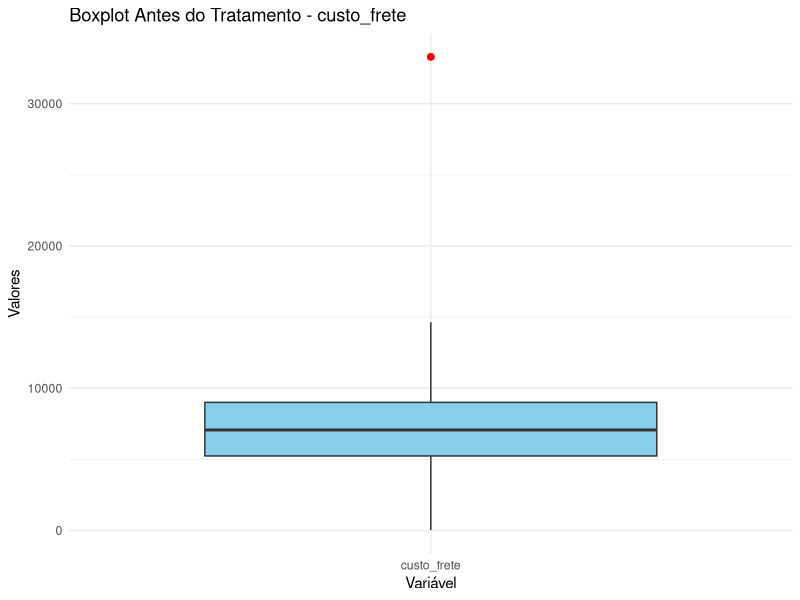
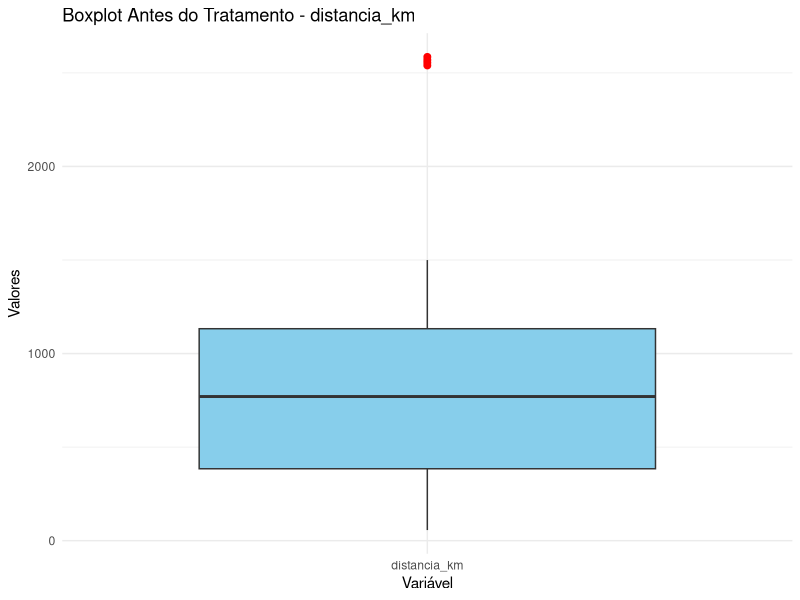
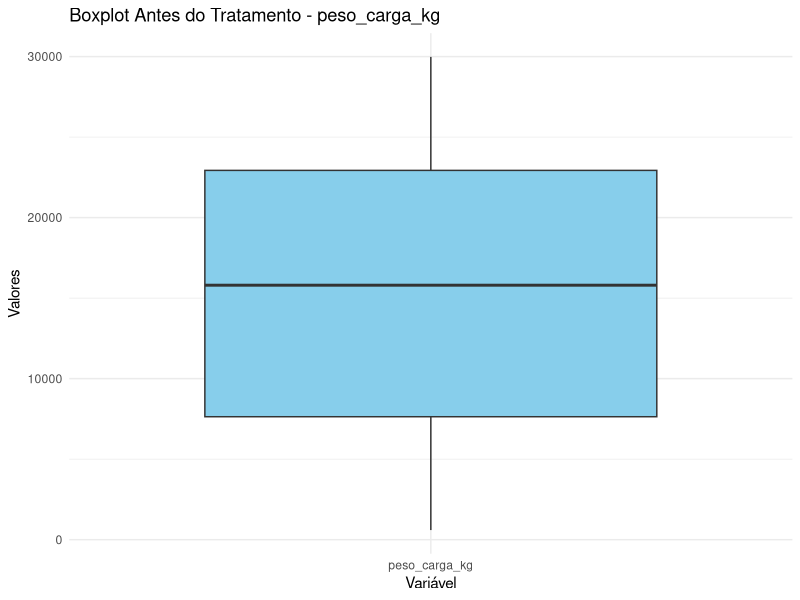
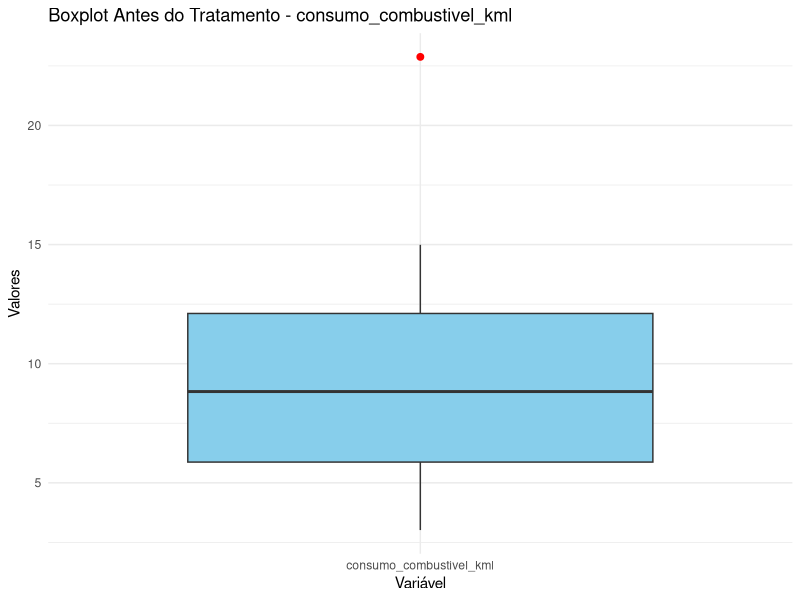
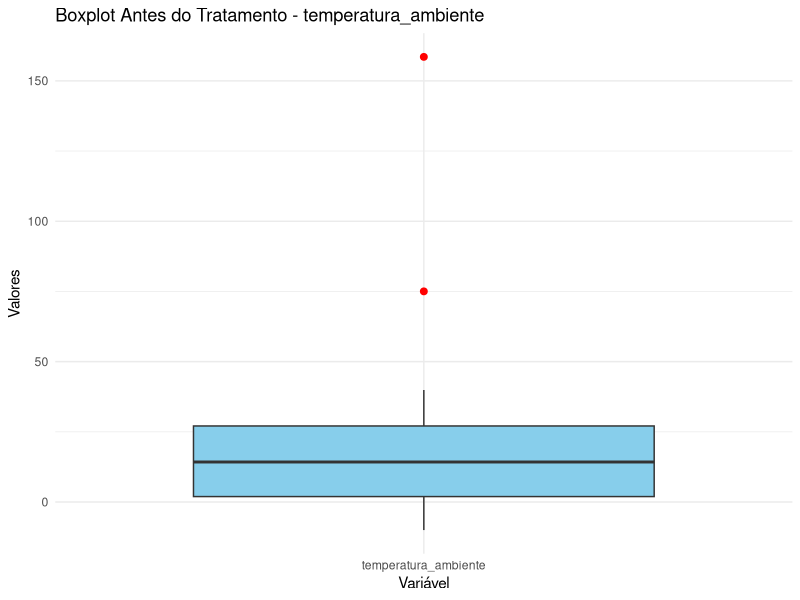
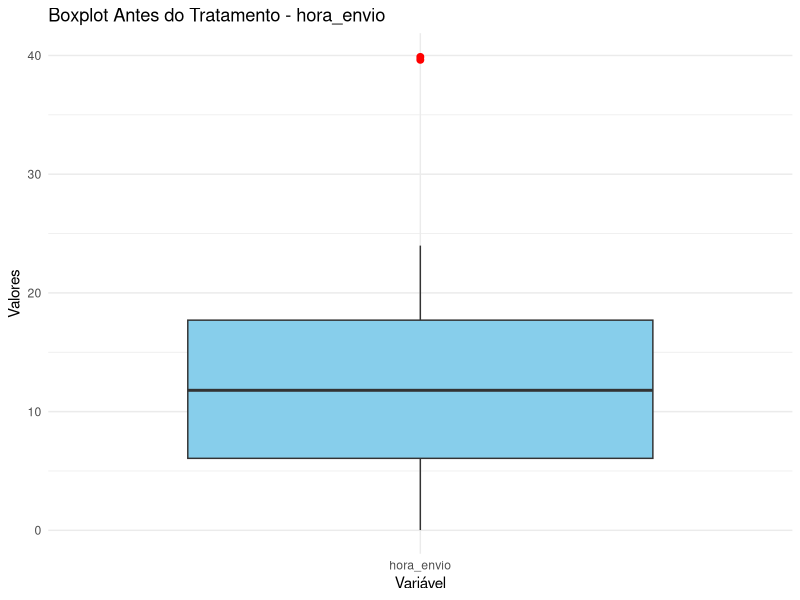
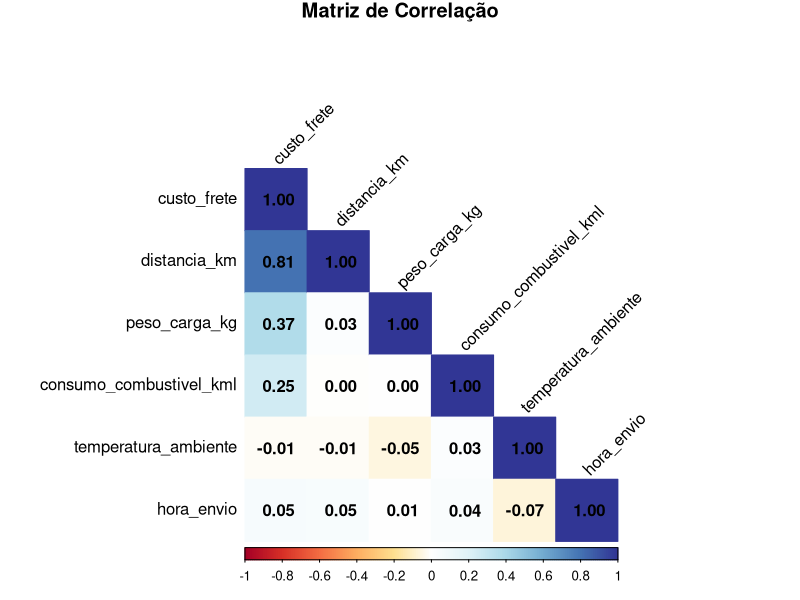
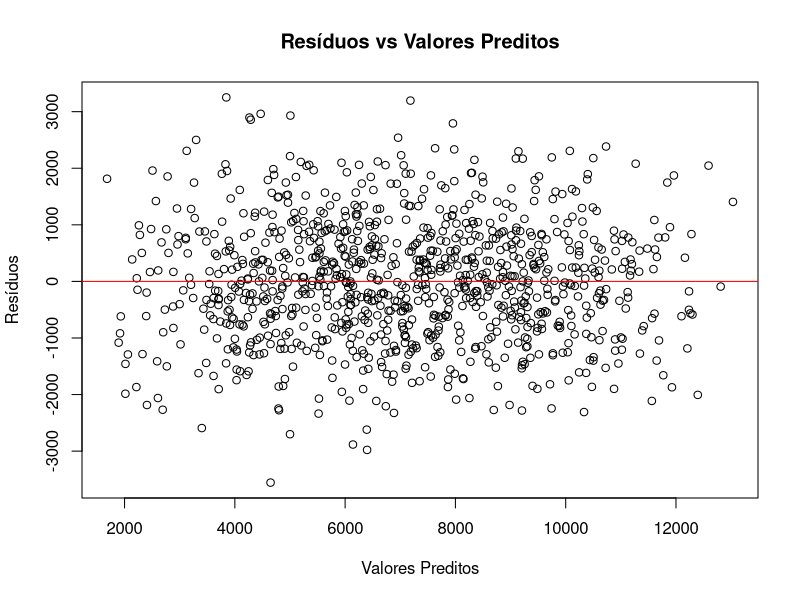

The R script that drew these images, in order:
## ---- chunk 1

library(car)
library(carData)
library(corrplot)
library(dplyr)
library(ggplot2)
library(lmtest)
library(pwr)
library(tidyr)
## ---- chunk 2

relatorio1 <- read.csv("relatorio1.csv")
relatorio2 <- read.csv("relatorio2.csv")

dadoscombinados <- merge(relatorio1, relatorio2, by = "id")

# Visualizar cabeçalho para conferir se a extração foi correta:
head(dadoscombinados)


## ---- chunk 3

#contar quantas entradas em 'dadoscombinados' tem campos vazios
sum(is.na(dadoscombinados))

#criar novo conjunto de dados retirando campos vazios de 'dadoscombinados'
dados_trata_NA <- tidyr::drop_na(dadoscombinados)

#contar quantas entradas tem campos vazios no novo conjunto de dados criado (verificar se é 0!)
sum(is.na(dados_trata_NA)) 
## ---- chunk 4
summary(dados_trata_NA)
## ---- chunk 5
# Contar os valores negativos na variável custo_frete
valores_negativos <- sum(dados_trata_NA$custo_frete < 0)
cat("Número de valores negativos em custo_frete:", valores_negativos, "\n")

# Excluir os valores negativos do dataframe
dados_trata_NA_nega <- dados_trata_NA[dados_trata_NA$custo_frete >= 0, ]

# Confirmar a exclusão
cat("Dimensão do dataframe após exclusão:", dim(dados_trata_NA_nega), "\n")
## ---- chunk 6
# Variáveis do dataframe
variaveis <- c("custo_frete", "distancia_km", "peso_carga_kg", "consumo_combustivel_kml", "temperatura_ambiente", "hora_envio")

# Função para identificar outliers (3 desvios padrão)
identificar_outliers <- function(data, variaveis) {
  outliers_list <- list()
  
  # Loop por cada variável especificada
  for (coluna in variaveis) {
    media <- mean(data[[coluna]], na.rm = TRUE)
    desvio_padrao <- sd(data[[coluna]], na.rm = TRUE)
    
    # Identificar os outliers
    outliers <- data[
      data[[coluna]] < (media - 3 * desvio_padrao) |
      data[[coluna]] > (media + 3 * desvio_padrao),
      coluna,
      drop = FALSE
    ]
    
    # Armazenar os outliers
    outliers_list[[coluna]] <- outliers
  }
  return(outliers_list)
}

# Identificar os outliers antes do tratamento
outliers_antes <- identificar_outliers(dados_trata_NA_nega, variaveis)

# Remover os outliers do dataframe
remover_outliers <- function(data, variaveis) {
  for (coluna in variaveis) {
    media <- mean(data[[coluna]], na.rm = TRUE)
    desvio_padrao <- sd(data[[coluna]], na.rm = TRUE)
    
    # Filtrar os valores dentro de 3 desvios padrão
    data <- data[
      data[[coluna]] >= (media - 3 * desvio_padrao) &
      data[[coluna]] <= (media + 3 * desvio_padrao),
      , drop = FALSE
    ]
  }
  return(data)
}

# Aplicar o tratamento de outliers
dados_trata_final <- remover_outliers(dados_trata_NA_nega, variaveis)

# Identificar os outliers depois do tratamento (deve ser vazio)
outliers_depois <- identificar_outliers(dados_trata_final, variaveis)

# Exibir os outliers antes e depois do tratamento
cat("Outliers antes do tratamento:\n")
print(outliers_antes)

cat("\nOutliers depois do tratamento:\n")
print(outliers_depois)


## ---- chunk 7

# Função para criar boxplots no RStudio (dados antes do tratamento)
criar_boxplots_antes <- function(data_antes, variaveis) {
  for (coluna in variaveis) {
    # Criar dataframe para a variável
    data_plot <- data.frame(
      Valor = data_antes[[coluna]],
      Variavel = coluna
    )
    
    # Gerar o boxplot
    print(
      ggplot(data_plot, aes(x = Variavel, y = Valor)) +
        geom_boxplot(outlier.color = "red", outlier.size = 2, fill = "skyblue") +
        labs(title = paste("Boxplot Antes do Tratamento -", coluna),
             x = "Variável",
             y = "Valores") +
        theme_minimal()
    )
  }
}

# Chamar a função para criar e visualizar os boxplots
criar_boxplots_antes(dados_trata_NA_nega, variaveis)

## ---- chunk 8

summary(dados_trata_final)

## ---- chunk 9
# Matriz de correlações
correlacoes <- cor(dados_trata_final[, c("custo_frete", "distancia_km", "peso_carga_kg","consumo_combustivel_kml", "temperatura_ambiente", "hora_envio")])

print(correlacoes)


## ---- chunk 10
corrplot(correlacoes, method = "color", type = "lower", 
         tl.col = "black", tl.srt = 45, addCoef.col = "black", 
         title = "Matriz de Correlação", mar = c(0, 0, 1, 0), 
         cl.pos = "b", col = corrplot::COL2("RdYlBu"))
## ---- chunk 11
modelo_vif <- lm(custo_frete ~ distancia_km + peso_carga_kg + consumo_combustivel_kml + temperatura_ambiente + hora_envio, data = dados_trata_final)
vif(modelo_vif)

## ---- chunk 12
plot(modelo_vif$fitted.values, residuals(modelo_vif), 
     main = "Resíduos vs Valores Preditos", 
     xlab = "Valores Preditos", ylab = "Resíduos")
abline(h = 0, col = "red")

## ---- chunk 13
durbinWatsonTest(modelo_vif)
## ---- chunk 14
bptest(modelo_vif)
## ---- chunk 15


shapiro.test(residuals(modelo_vif))
## ---- chunk 16
#Gráfico Q-Q
residuos <- residuals(modelo_vif)
ggplot(data.frame(residuos), aes(sample = residuos)) +
  stat_qq(color = "blue", size = 2) +  # Pontos do gráfico Q-Q
  stat_qq_line(color = "red", linetype = "dashed", size = 1) +  # Linha de referência
  labs(title = "Q-Q Plot dos Resíduos", 
       x = "Quantis Teóricos", 
       y = "Quantis dos Resíduos") +
  theme_minimal()

## ---- chunk 17
amostra <- pwr.f2.test(u = 5, v = NULL, f2 = 0.15, sig.level = 0.05, power = 0.8)
print(amostra)

N <- 85.21+5+1
print(N)
## ---- chunk 18
# Ajustar o modelo de regressão
modelo <- lm(custo_frete ~ distancia_km + peso_carga_kg + consumo_combustivel_kml +
               temperatura_ambiente + hora_envio, data = dados_trata_final)

# Resumo do modelo
summary(modelo)

# ANOVA do modelo
anova(modelo)
